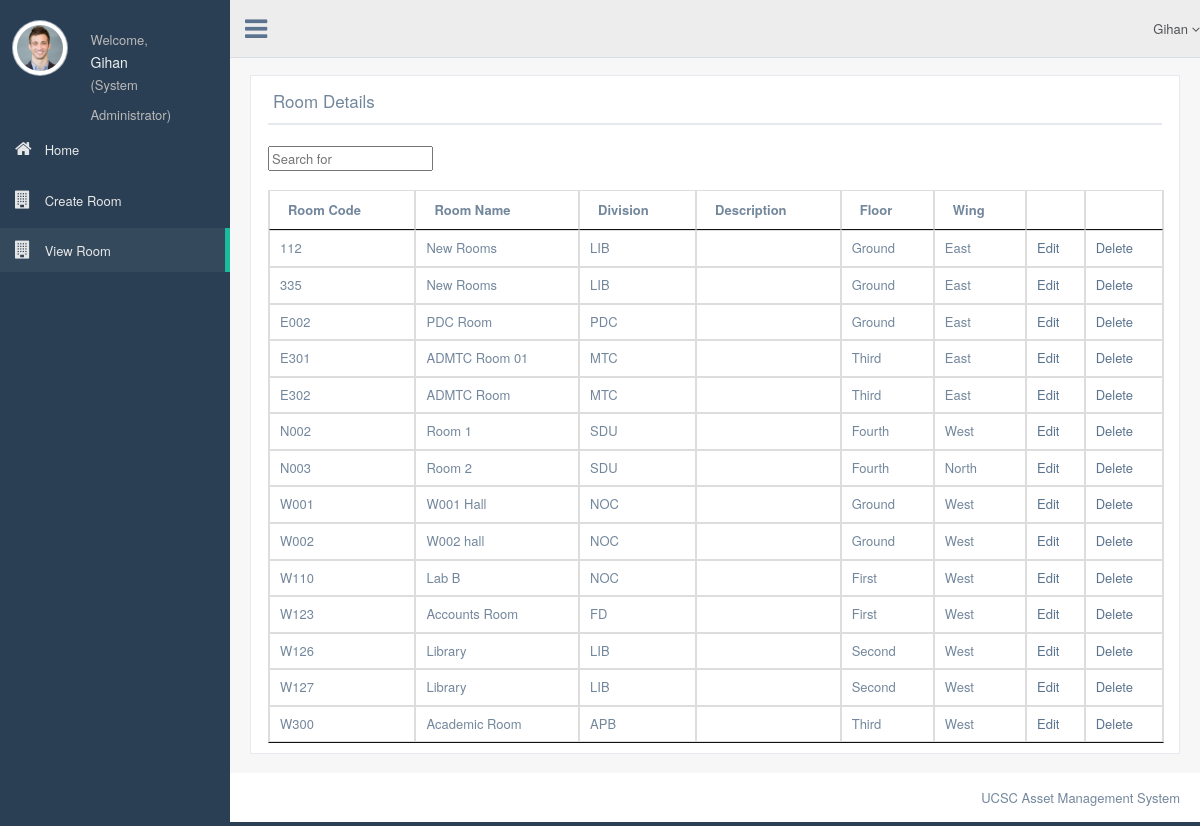
Page /roomdetails.php (signed in) on the committed database.
### tables this page shows
CREATE TABLE `room` (
  `Room_code` varchar(4) NOT NULL,
  `Room_name` varchar(60) NOT NULL,
  `Division` varchar(4) NOT NULL,
  `Wing` varchar(10) NOT NULL,
  `Floor` varchar(11) NOT NULL,
  `Description` text NOT NULL
);

### server_access.php (called while the page is built, shortened)
<?php
class dbConnect
{
    private static $instance = NULL;
    private function __construct(){
        $this->dbh=new mysqli(DB_HOST, DB_USER, DB_PASSWORD, DB_DATABASE);
        return $this->dbh;
    }
    public static function connect(){
        if (self::$instance == NULL){
            self::$instance = new dbConnect();
        }
        return self::$instance;
    }
}

### function.php (called while the page is built, shortened)
<?php
include "server_access.php";
class FAssetClerk{
   function retrieve_user_level_name($user_level){
       $level_array = array('asset_clerk' => "Asset Clerk", 'dp_registrar'=>'Deputy Registrar', 'div_asset_clerk' => "Divisional Asset Clerk", "bursar" => "Bursar", "system_admin" => "System Administrator", "temp_user" => "Temporary User");
       $level = $level_array[$user_level];
       return $level;
   }
}

### roomdetails.php (the view, shortened to what this page needs)
<?php
require_once("function.php");
$log = new FAssetClerk();
require_once 'conection.php';
 $user_details = $_SESSION['user_details']; $level = $log->retrieve_user_level_name($user_details['user_level']);
$first_name = $user_details['first_name'];
?>
<!DOCTYPE html>
<html lang="en">
<head>
  <link href="css/bootstrap.min.css" rel="stylesheet">
  <link href="fonts/css/font-awesome.min.css" rel="stylesheet">
  <link href="css/animate.min.css" rel="stylesheet">
  <link href="css/custom.css" rel="stylesheet">
  <link href="css/icheck/flat/green.css" rel="stylesheet">
  <link href="css/datatables/jquery.dataTables.min.css" rel="stylesheet" type="text/css" />
    <link href="css/datatables/buttons.bootstrap.min.css" rel="stylesheet" type="text/css" />
    <link href="css/datatables/fixedHeader.bootstrap.min.css" rel="stylesheet" type="text/css" />
    <link href="css/datatables/responsive.bootstrap.min.css" rel="stylesheet" type="text/css" />
    <link href="css/datatables/scroller.bootstrap.min.css" rel="stylesheet" type="text/css" />
</head>
<body class="nav-md">
  <div class="container body">
    <div class="main_container">
      <div class="col-md-3 left_col">
        <div class="left_col scroll-view">
          <div class="profile">
            <div class="profile_pic">
              <img src="images/img.jpg" alt="..." class="img-circle profile_img">
            </div>
            <div class="profile_info">
              <span>Welcome,</span>
              <h2><?php echo $first_name;?></h2>               <span>(<?php echo $level;?>)</span>
            </div>
          </div>
          <br />
          <div id="sidebar-menu" class="main_menu_side hidden-print main_menu">
            <div class="menu_section">
              <ul class="nav side-menu">
                <li><a href="sys_admin.php"><i class="fa fa-home"></i> Home </span></a></li>
                <li><a href="createRoom.php"><i class="fa fa-building"></i> Create Room </span></a></li>
                <li><a href="roomdetails.php"><i class="fa fa-building"></i> View Room </span></a></li>
               </ul>
            </div>
          </div>
        </div>
      </div>
      <div class="top_nav">
        <div class="nav_menu">
          <nav class="" role="navigation">
            <div class="nav toggle">
              <a id="menu_toggle"><i class="fa fa-bars"></i></a>
            </div>
            <ul class="nav navbar-nav navbar-right">
			<li class="">
                <a href="javascript:;" class="user-profile dropdown-toggle" data-toggle="dropdown" aria-expanded="false">
                 <?php echo $first_name;?>
                  <span class=" fa fa-angle-down"></span>
                </a>
              </li>
            </ul>
          </nav>
        </div>
      </div>
      <div class="right_col" role="main">
        <div class="">
          <div class="page-title">
          </div>
                              <form name="editItemcategory" method="POST" action="edit_itemcategory.php">
          <div class="row">
            <div class="col-md-12 col-sm-12 col-xs-12">
              <div class="x_panel">
                <div class="x_title">
                  <h2> Room Details</h2>
                  <div class="clearfix"></div>
                </div>
                <div class="x_content">
                </div>
                <input class="" id="system-search" name="q" placeholder="Search for" required>
                    <br> <br>
                <table id="datatable" class="table table-striped table-list-search table-bordered sortable">
                    <thead>
                        <tr>
                            <th>Room Code</th>
                            <th>Room Name</th>
                            <th>Division</th>
                            <th>Description</th>
                            <th>Floor</th>
                            <th>Wing</th>
                            <th> </th>
                            <th> </th>
                        </tr>
                    </thead>
                    <tbody>
                        <?php
                        mysqli_select_db($conn, "assetmanager");
                        $res= "SELECT * FROM room";
                        $result= $conn->query($res);
                        ?>
                        <tr class="success">
                            <?php
                            if($result->num_rows > 0){
                                while($row= $result->fetch_assoc()){
                                    echo "<tr><td>".$row["Room_code"]."</td>"."<td>".$row["Room_name"]."</td>"."<td>".$row["Division"]."</td>"."<td>".$row["Description"]."</td><td>".$row['Floor']."</td><td>".$row['Wing']."</td>";
                                    echo "<td><a href='edit_room.php?id=".$row['Room_code']."'>Edit</a></td>";
                                    echo "<td><a href='delete_room.php?id=".$row['Room_code']."'>Delete</a></td><tr>";
                                }
                            }else{
                                echo "0 results";
                            }
                            ?>
                    </tbody>
                </div>
              </div>
          </div>
          </div>
      </div>
    </div>
  </div>
          <footer>
              <div class="pull-right">
                UCSC Asset Management System
              </div>
              <div class="clearfix"></div>
            </footer></div></div>
        <div id="custom_notifications" class="custom-notifications dsp_none">
          <div class="clearfix"></div>
        </div>
</body>
</html>

### rows in the picture
room: Room_code "112", Room_name "New Rooms", Division "LIB", Floor "Ground", Wing "East"
room: Room_code "335", Room_name "New Rooms", Division "LIB", Floor "Ground", Wing "East"
room: Room_code "E002", Room_name "PDC Room", Division "PDC", Floor "Ground", Wing "East"
room: Room_code "E301", Room_name "ADMTC Room 01", Division "MTC", Floor "Third", Wing "East"
room: Room_code "E302", Room_name "ADMTC Room", Division "MTC", Floor "Third", Wing "East"
room: Room_code "N002", Room_name "Room 1", Division "SDU", Floor "Fourth", Wing "West"
room: Room_code "N003", Room_name "Room 2", Division "SDU", Floor "Fourth", Wing "North"
room: Room_code "W001", Room_name "W001 Hall", Division "NOC", Floor "Ground", Wing "West"
room: Room_code "W002", Room_name "W002 hall", Division "NOC", Floor "Ground", Wing "West"
room: Room_code "W110", Room_name "Lab B", Division "NOC", Floor "First", Wing "West"
room: Room_code "W123", Room_name "Accounts Room", Division "FD", Floor "First", Wing "West"
room: Room_code "W126", Room_name "Library", Division "LIB", Floor "Second", Wing "West"
room: Room_code "W127", Room_name "Library", Division "LIB", Floor "Second", Wing "West"
room: Room_code "W300", Room_name "Academic Room", Division "APB", Floor "Third", Wing "West"

### other values in the picture
$first_name "Gihan"
$level "System Administrator"
